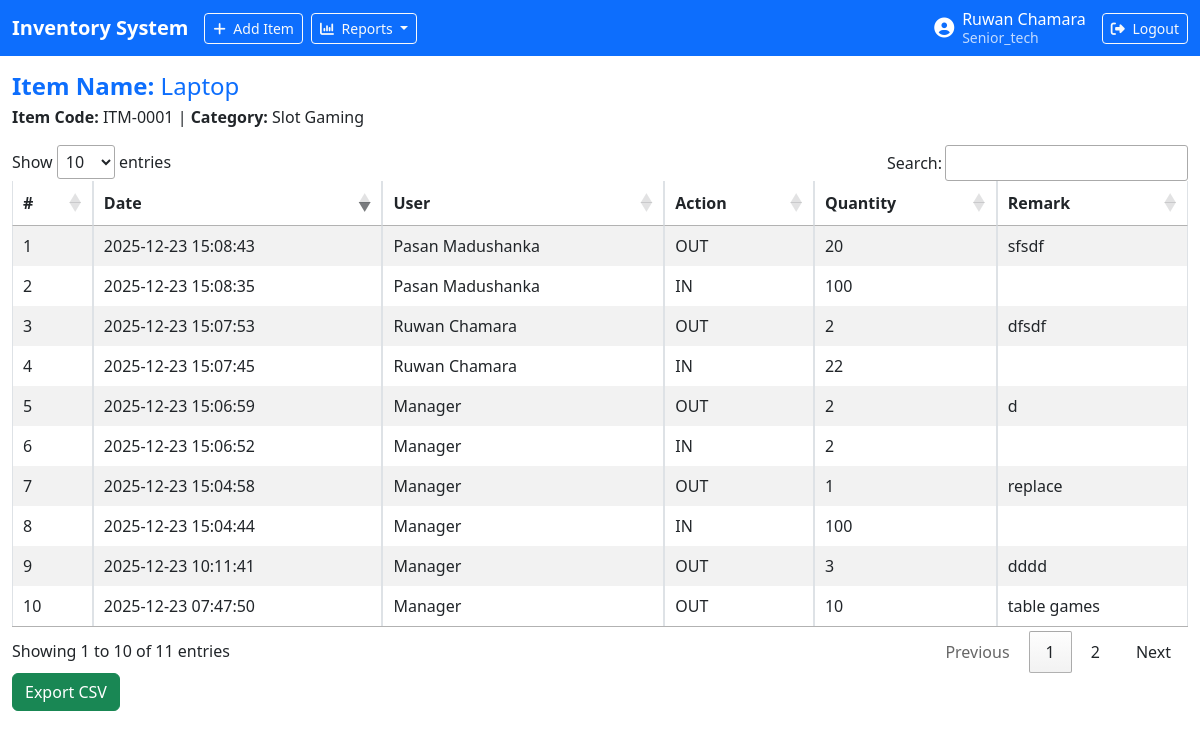
The app's page /item_history.php?id=1 (signed in) with its own data.
### tables this page shows
CREATE TABLE `items` (
  `id` int(11) NOT NULL,
  `item_code` varchar(20) NOT NULL,
  `item_name` varchar(100) NOT NULL,
  `description` text DEFAULT NULL,
  `quantity` int(11) DEFAULT 0,
  `min_quantity` int(11) DEFAULT 10,
  `category_id` int(11) DEFAULT NULL,
  `created_at` timestamp NULL DEFAULT current_timestamp()
);

CREATE TABLE `categories` (
  `id` int(11) NOT NULL,
  `category_name` varchar(100) NOT NULL
);

CREATE TABLE `inventory_logs` (
  `id` int(11) NOT NULL,
  `item_id` int(11) NOT NULL,
  `user_id` int(11) NOT NULL,
  `action` enum('IN','OUT') NOT NULL,
  `quantity` int(11) NOT NULL,
  `remark` varchar(255) DEFAULT NULL,
  `created_at` timestamp NULL DEFAULT current_timestamp()
);

CREATE TABLE `users` (
  `id` int(11) NOT NULL,
  `person_name` varchar(100) NOT NULL,
  `username` varchar(50) NOT NULL,
  `password` varchar(255) NOT NULL,
  `role` enum('manager','senior_tech','tech') NOT NULL,
  `created_at` timestamp NULL DEFAULT current_timestamp(),
  `login_status` enum('enabled','disabled') NOT NULL DEFAULT 'enabled'
);

### config/Db.php (called while the page is built, shortened)
<?php
class Db {
    protected static $connection;
    public function connect() {
        if(!isset(self::$connection)) {
            $config = parse_ini_file('config.ini');
            self::$connection = new mysqli($config['servername'],$config['username'],$config['password'],$config['dbname']);
        }
        return self::$connection;
    }
    public function query($query) {
        $connection = $this -> connect();
        $result = $connection -> query($query);
        return $result;
    }
    public function select($query) {
        $rows = array();
        $result = $this -> query($query);
        while ($row = $result -> fetch_assoc()) {
            $rows[] = $row;
        }
        return $rows;
    }
}
?>

### item_history.php (the view, shortened to what this page needs)
<?php
$db = new Db();
$id = (int)$_GET['id'];
$item = $db->select("
    SELECT i.item_name, i.item_code, c.category_name
    FROM items i
    LEFT JOIN categories c ON c.id=i.category_id
    WHERE i.id=$id
")[0];
$logs = $db->select("
    SELECT l.*, u.person_name
    FROM inventory_logs l
    JOIN users u ON u.id=l.user_id
    WHERE item_id=$id
    ORDER BY created_at DESC
");
?>
<!DOCTYPE html>
<html lang="en">
<head>
<link href="https://cdn.jsdelivr.net/npm/bootstrap@5.3.0/dist/css/bootstrap.min.css" rel="stylesheet">
<link rel="stylesheet" href="https://cdn.datatables.net/1.13.6/css/jquery.dataTables.min.css">
<link rel="stylesheet" href="https://cdnjs.cloudflare.com/ajax/libs/font-awesome/6.5.1/css/all.min.css">
</head>
<body>
<?php include 'header.php';?>
<div class="container-fluid py-5">
  <h4 class="mb-1 text-primary"><strong>Item Name:</strong> <?= htmlspecialchars($item['item_name']) ?></h4>
  <p>
    <strong>Item Code:</strong> <?= htmlspecialchars($item['item_code']) ?> |
    <strong>Category:</strong> <?= htmlspecialchars($item['category_name']) ?>
  </p>
  <div class="table-responsive">
    <table id="logsTable" class="table table-bordered table-striped table-sm">
      <thead>
        <tr>
          <th>#</th>
          <th>Date</th>
          <th>User</th>
          <th>Action</th>
          <th>Quantity</th>
          <th>Remark</th>
        </tr>
      </thead>
      <tbody>
        <?php $i=1; foreach($logs as $l): ?>
        <tr>
          <td><?= $i ?></td>
          <td><?= $l['created_at'] ?></td>
          <td><?= htmlspecialchars($l['person_name']) ?></td>
          <td><?= htmlspecialchars($l['action']) ?></td>
          <td><?= $l['quantity'] ?></td>
          <td><?= htmlspecialchars($l['remark']) ?></td>
        </tr>
        <?php $i++; endforeach; ?>
      </tbody>
    </table>
  </div>
  <a href="export_item_history.php?id=<?= $id ?>" class="btn btn-success mb-2">Export CSV</a>
</div>
</body>
</html>

### records on screen
items: item_name "Laptop", item_code "ITM-0001", category.category_name "Slot Gaming"
inventory_logs: created_at "2025-12-23 15:08:43", user.person_name "Pasan Madushanka", action "OUT", quantity "20", remark "sfsdf"
inventory_logs: created_at "2025-12-23 15:08:35", user.person_name "Pasan Madushanka", action "IN", quantity "100"
inventory_logs: created_at "2025-12-23 15:07:53", user.person_name "Ruwan Chamara", action "OUT", quantity "2", remark "dfsdf"
inventory_logs: created_at "2025-12-23 15:07:45", user.person_name "Ruwan Chamara", action "IN", quantity "22"
inventory_logs: created_at "2025-12-23 15:06:59", user.person_name "Manager", action "OUT", quantity "2", remark "d"
inventory_logs: created_at "2025-12-23 15:06:52", user.person_name "Manager", action "IN", quantity "2"
inventory_logs: created_at "2025-12-23 15:04:58", user.person_name "Manager", action "OUT", quantity "1", remark "replace"
inventory_logs: created_at "2025-12-23 15:04:44", user.person_name "Manager", action "IN", quantity "100"
inventory_logs: created_at "2025-12-23 10:11:41", user.person_name "Manager", action "OUT", quantity "3", remark "dddd"
inventory_logs: created_at "2025-12-23 07:47:50", user.person_name "Manager", action "OUT", quantity "10", remark "table games"

### other values on screen
$_SESSION['person_name'] "Ruwan Chamara"
$_SESSION['role'] "Senior_tech"
